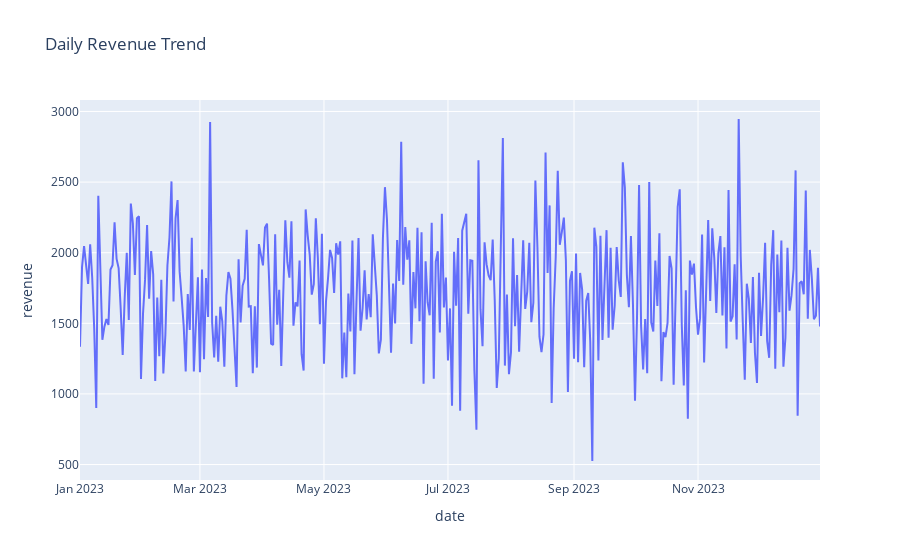

Write notebook code for a chart like this one.
### Code cell
import plotly.express as px

px.line(
    daily_revenue,
    x="date",
    y="revenue",
    title="Daily Revenue Trend"
)

### Figure 1 — Plotly figure (JSON) as saved in the notebook; plotly's stock layout.template omitted (floating-point values rounded to 4 significant figures; data arrays with more than 128 entries replaced by an {"elided": "..."} marker saying what was removed)
{"data": [{"hovertemplate": "date=%{x}<br>revenue=%{y}<extra></extra>", "legendgroup": "", "line": {"color": "#636efa", "dash": "solid"}, "marker": {"symbol": "circle"}, "mode": "lines", "name": "", "orientation": "v", "showlegend": false, "type": "scatter", "x": {"elided": "365 str values"}, "xaxis": "x", "y": {"elided": "365 float values"}, "yaxis": "y"}], "layout": {"legend": {"tracegroupgap": 0}, "title": {"text": "Daily Revenue Trend"}, "xaxis": {"anchor": "y", "domain": [0, 1], "title": {"text": "date"}}, "yaxis": {"anchor": "x", "domain": [0, 1], "title": {"text": "revenue"}}}}
